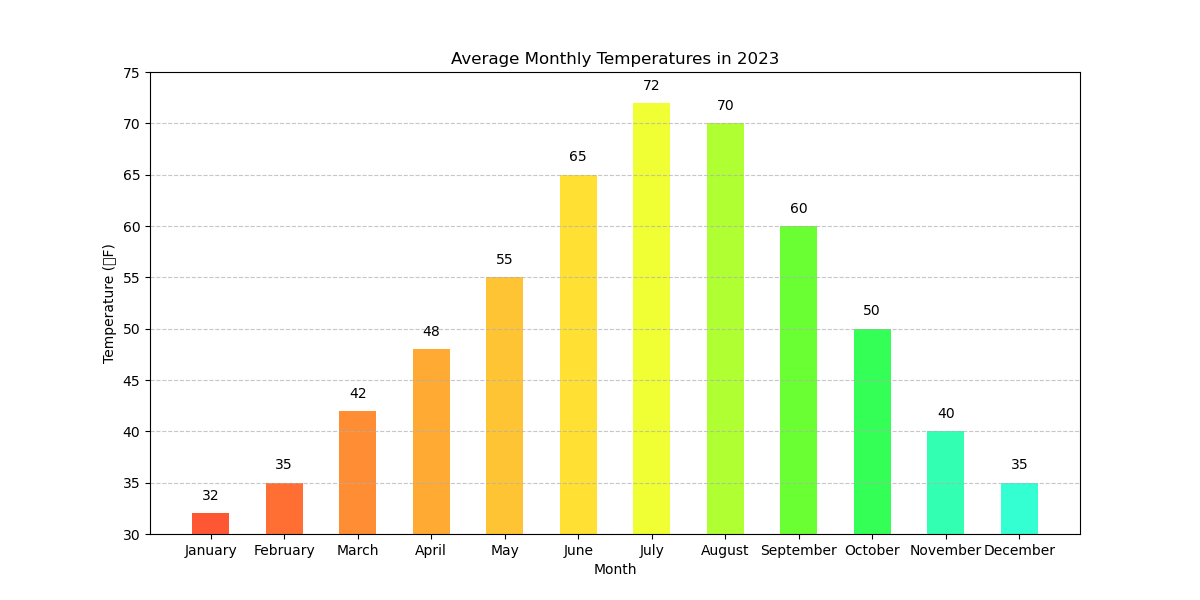

This chart was generated by the following Python code:

import matplotlib.pyplot as plt

# Data
months = ['January', 'February', 'March', 'April', 'May', 'June', 'July', 'August', 'September', 'October', 'November', 'December']
temperatures = [32, 35, 42, 48, 55, 65, 72, 70, 60, 50, 40, 35]

# Color codes for each bar
colors = ['#FF5733', '#FF6F33', '#FF8D33', '#FFAA33', '#FFC433', '#FFE033', '#EFFF33', '#B0FF33', '#6AFF33', '#33FF57', '#33FFB2', '#33FFD2']

# Bar width
bar_width = 0.5

# Create vertical bar chart
plt.figure(figsize=(12, 6))
bar_container = plt.bar(months, temperatures, color=colors, width=bar_width)

# Add data labels
for bar in bar_container:
    height = bar.get_height()
    plt.text(bar.get_x() + bar.get_width() / 2, height + 1, f'{height}', ha='center', va='bottom')

# Title and labels
plt.title('Average Monthly Temperatures in 2023')
plt.ylabel('Temperature (°F)')
plt.xlabel('Month')

# Customize the grid
plt.grid(axis='y', linestyle='--', alpha=0.7)

# Set y-axis limits to truncate the chart
plt.ylim(30, 75)

# Show plot
plt.show()
